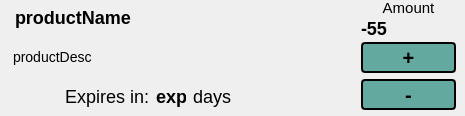
<?xml version="1.0" encoding="UTF-8"?>
<ui version="4.0">
 <class>productWidget</class>
 <widget class="QWidget" name="productWidget">
  <property name="geometry">
   <rect>
    <x>0</x>
    <y>0</y>
    <width>465</width>
    <height>116</height>
   </rect>
  </property>
  <property name="windowTitle">
   <string>Form</string>
  </property>
  <property name="styleSheet">
   <string notr="true"/>
  </property>
  <widget class="QWidget" name="gridLayoutWidget">
   <property name="geometry">
    <rect>
     <x>360</x>
     <y>0</y>
     <width>97</width>
     <height>112</height>
    </rect>
   </property>
   <layout class="QGridLayout" name="gridLayout">
    <item row="2" column="0">
     <widget class="QWidget" name="addButton" native="true">
      <property name="minimumSize">
       <size>
        <width>95</width>
        <height>31</height>
       </size>
      </property>
      <property name="maximumSize">
       <size>
        <width>95</width>
        <height>31</height>
       </size>
      </property>
      <property name="styleSheet">
       <string notr="true">	background-color: rgba(99, 169, 159, 1);
	border-style: solid;
	border-color:  rgba(99, 169, 159, .5);
	border-width: 2px;
	border-radius: 4px;
	font-weight: 900;
	font-size: 20px;

</string>
      </property>
      <widget class="QLabel" name="label_4">
       <property name="geometry">
        <rect>
         <x>0</x>
         <y>0</y>
         <width>95</width>
         <height>31</height>
        </rect>
       </property>
       <property name="text">
        <string>+</string>
       </property>
       <property name="alignment">
        <set>Qt::AlignCenter</set>
       </property>
      </widget>
     </widget>
    </item>
    <item row="1" column="0">
     <widget class="QLabel" name="productAmountLabel">
      <property name="maximumSize">
       <size>
        <width>16777215</width>
        <height>15</height>
       </size>
      </property>
      <property name="styleSheet">
       <string notr="true">QLabel {
	 qproperty-alignment: 'AlignVCenter | AlignCenter';
	font-size: 18px;
	font-weight: 600;
}</string>
      </property>
      <property name="text">
       <string>-55</string>
      </property>
     </widget>
    </item>
    <item row="0" column="0">
     <widget class="QLabel" name="label_3">
      <property name="maximumSize">
       <size>
        <width>16777215</width>
        <height>15</height>
       </size>
      </property>
      <property name="styleSheet">
       <string notr="true">QLabel {
	 qproperty-alignment: 'AlignVCenter | AlignCenter';
	font-size: 15px
}</string>
      </property>
      <property name="text">
       <string>Amount</string>
      </property>
      <property name="alignment">
       <set>Qt::AlignCenter</set>
      </property>
     </widget>
    </item>
    <item row="3" column="0">
     <widget class="QWidget" name="removeButton" native="true">
      <property name="minimumSize">
       <size>
        <width>95</width>
        <height>31</height>
       </size>
      </property>
      <property name="maximumSize">
       <size>
        <width>95</width>
        <height>31</height>
       </size>
      </property>
      <property name="styleSheet">
       <string notr="true">
	background-color: rgba(99, 169, 159, 1);
	border-style: solid;
	border-color:  rgba(99, 169, 159, .5);
	border-width: 2px;
	border-radius: 4px;
	font-weight: 900;
	font-size: 20px;

</string>
      </property>
      <widget class="QLabel" name="label_5">
       <property name="geometry">
        <rect>
         <x>0</x>
         <y>0</y>
         <width>95</width>
         <height>31</height>
        </rect>
       </property>
       <property name="text">
        <string>-</string>
       </property>
       <property name="alignment">
        <set>Qt::AlignCenter</set>
       </property>
      </widget>
     </widget>
    </item>
   </layout>
  </widget>
  <widget class="QWidget" name="verticalLayoutWidget">
   <property name="geometry">
    <rect>
     <x>0</x>
     <y>0</y>
     <width>341</width>
     <height>113</height>
    </rect>
   </property>
   <layout class="QVBoxLayout" name="verticalLayout">
    <item>
     <widget class="QLabel" name="productNameLabel">
      <property name="styleSheet">
       <string notr="true">QLabel{
	font-weight: 600;
	font-size: 18px;
	margin-left: 10px;
}</string>
      </property>
      <property name="text">
       <string>productName</string>
      </property>
      <property name="wordWrap">
       <bool>true</bool>
      </property>
      <property name="margin">
       <number>0</number>
      </property>
     </widget>
    </item>
    <item>
     <widget class="QLabel" name="productDescLabel">
      <property name="styleSheet">
       <string notr="true">QLabel{
	font-size: 14px;
	margin-left: 10px;
}</string>
      </property>
      <property name="text">
       <string>productDesc</string>
      </property>
      <property name="wordWrap">
       <bool>true</bool>
      </property>
      <property name="margin">
       <number>0</number>
      </property>
     </widget>
    </item>
    <item>
     <layout class="QHBoxLayout" name="horizontalLayout">
      <property name="spacing">
       <number>7</number>
      </property>
      <item>
       <widget class="QLabel" name="label">
        <property name="styleSheet">
         <string notr="true">QLabel{
	 qproperty-alignment: 'AlignVCenter | AlignRightr';
	font-size: 18px;
}</string>
        </property>
        <property name="text">
         <string>Expires in:</string>
        </property>
        <property name="alignment">
         <set>Qt::AlignRight|Qt::AlignTrailing|Qt::AlignVCenter</set>
        </property>
       </widget>
      </item>
      <item>
       <widget class="QLabel" name="productExpInLabel">
        <property name="enabled">
         <bool>true</bool>
        </property>
        <property name="maximumSize">
         <size>
          <width>30</width>
          <height>16777215</height>
         </size>
        </property>
        <property name="styleSheet">
         <string notr="true">QLabel{
	 qproperty-alignment: 'AlignVCenter | AlignCenter';
	font-size: 18px;
	font-weight: 600
}</string>
        </property>
        <property name="text">
         <string>exp</string>
        </property>
        <property name="wordWrap">
         <bool>false</bool>
        </property>
       </widget>
      </item>
      <item>
       <widget class="QLabel" name="label_2">
        <property name="styleSheet">
         <string notr="true">QLabel{
	 qproperty-alignment: 'AlignVCenter | AlignLeftr';
	font-size: 18px;
}</string>
        </property>
        <property name="text">
         <string>days</string>
        </property>
        <property name="alignment">
         <set>Qt::AlignLeading|Qt::AlignLeft|Qt::AlignVCenter</set>
        </property>
       </widget>
      </item>
     </layout>
    </item>
   </layout>
  </widget>
 </widget>
 <resources/>
 <connections/>
</ui>
